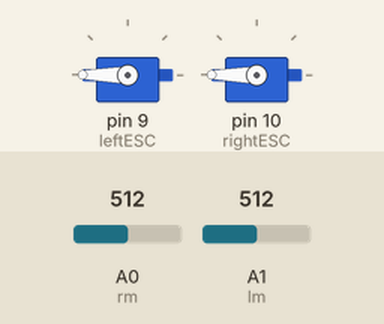
Simulated run of this sketch. Board: Arduino Uno, built with avr-gcc and run on an emulated ATmega328P. Shown: 2 × servo. The inputs (shaded band) are chosen by the test bench; at power-on: A0 (rm) = 512, A1 (lm) = 512.

Above: at 1.2 s.
1.3 s: A0 (rm) set to 306
At 1.9 s:
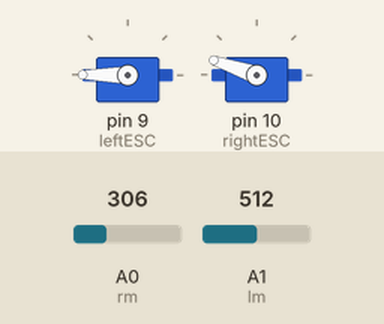
2.8 s: A1 (lm) set to 306
At 4.0 s:
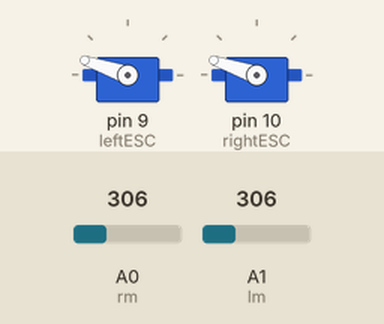
4.3 s: A0 (rm) set to 122
At 5.3 s:
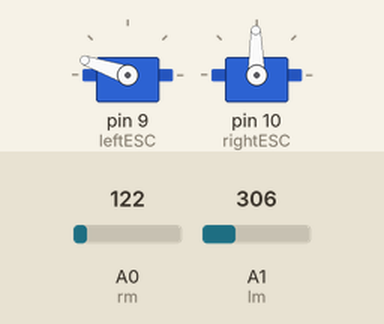
5.8 s: A1 (lm) set to 122
At 6.5 s:
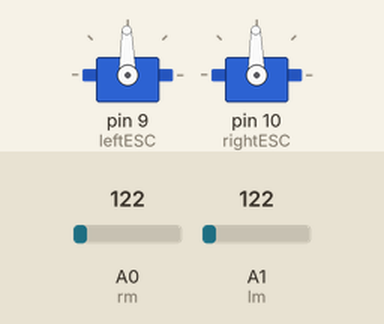
7.3 s: A0 (rm) set to 0
At 7.6 s:
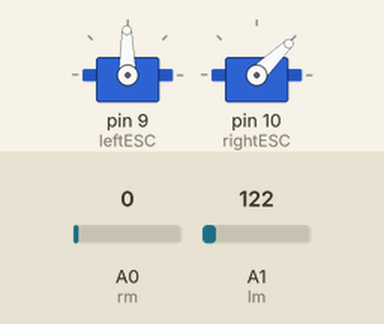
8.8 s: A1 (lm) set to 0
At 10.0 s:
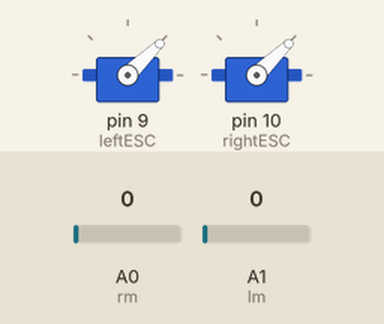
Timing chart, 0 to 11.3 s (numbered marks = the images above; inputs shaded):
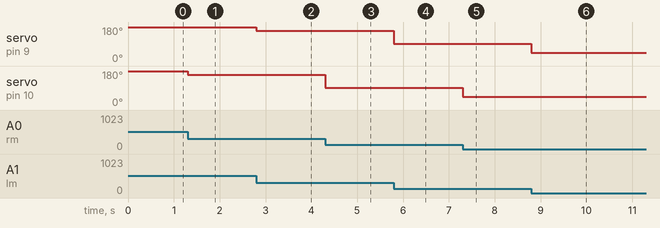

The sketch:

BullShitControl1.ino
```cpp
#include <Servo.h>

int rm = A0;
int lm = A1;
int valueR, valueL;
float valueRf, valueLf;

Servo leftESC, rightESC;

void setup() {

  leftESC.attach(9);  // attached to pin 9
  rightESC.attach(10); //attached to pn 10
}

void loop(){
 valueR = analogRead(rm);
 valueL = analogRead(lm);

 valueRf=float(log(valueR)*100);
 valueLf=float(log(valueL)*100);

 valueR=map(valueR,0,255,1000,2000);
 valueL=map(valueL,0,255,1000,2000);

 rightESC.writeMicroseconds(valueR);
 leftESC.writeMicroseconds(valueL);


}
```

Measured:
- after the input at 1.3 s, servo on pin 10 (rightESC): 180° → 161° at once
- after the input at 2.8 s, servo on pin 9 (leftESC): 180° → 161° at once
- after the input at 4.3 s, servo on pin 10 (rightESC): 161° → 91° at once
- after the input at 5.8 s, servo on pin 9 (leftESC): 161° → 91° at once
- after the input at 7.3 s, servo on pin 10 (rightESC): 91° → 44° at once
- after the input at 8.8 s, servo on pin 9 (leftESC): 91° → 44° at once
